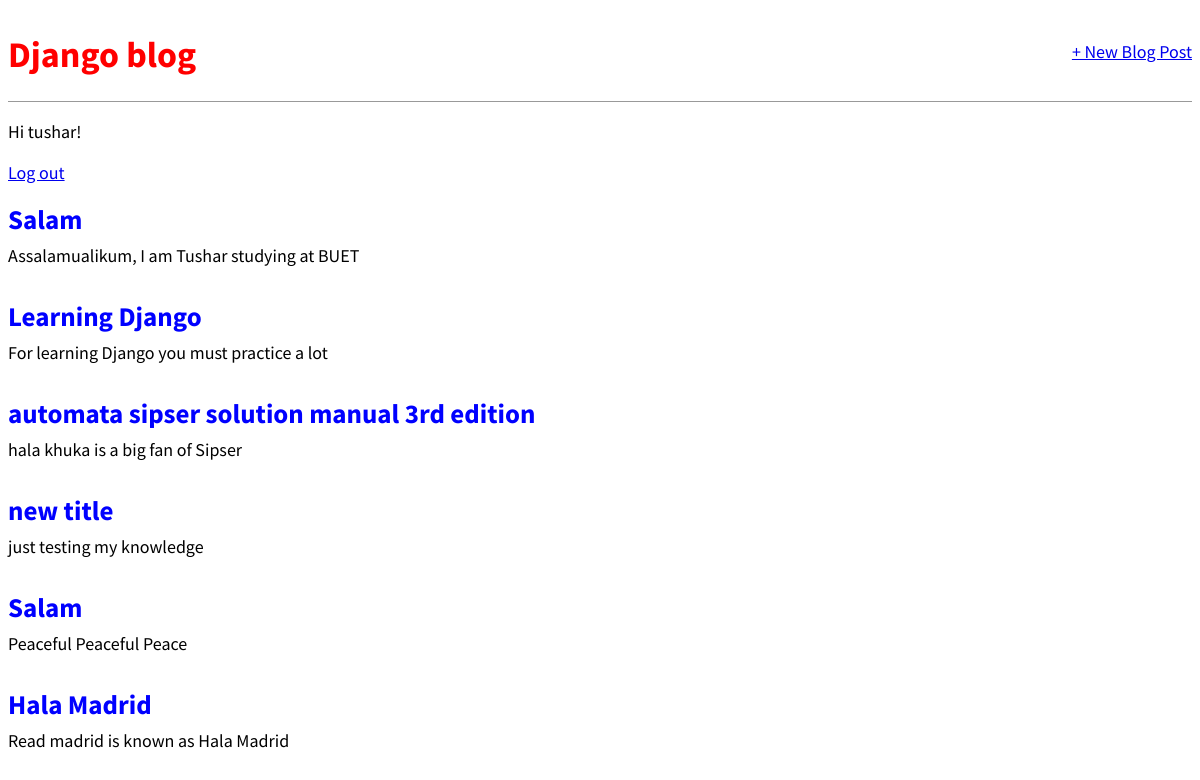
The app's page / (signed in) with its own data.
### blog/models.py (models this page shows, shortened)
class Post(models.Model):
    title = models.CharField(max_length=200)
    author = models.ForeignKey('auth.User',
                               on_delete=models.CASCADE, )
    body = models.TextField()

### blog/views.py (the view)
# urls.py: path('', BlogListView.as_view(), name='home'),
class BlogListView(ListView):
    model = Post
    template_name = 'home.html'

### templates/home.html
{% extends 'base.html' %}
{% block content %}
	{% for post in object_list %}
	 <div class = "post-entry">
	 	<h2><a href="{% url 'post_detail' post.pk %}">{{ post.title }} </a></h2>
	 	<p> {{ post.body }}</p>
	 </div>
	{% endfor %}
{% endblock content %}

### templates/base.html (shortened to what this page needs)
{% load static %}
<!DOCTYPE html>
<html>
<head>
    <link href="{% static 'css/base.css' %}" rel="stylesheet">
</head>
<body>
<div>
    <header>
        <div class="nav-left">
            <h1><a href="{% url 'home' %}">Django blog</a></h1>
        </div>
        <div class="nav-right">
            <a href="{% url 'post_new' %}">+ New Blog Post</a>
        </div>
    </header>
    {% if user.is_authenticated %}
        <p>Hi {{ user.username }}!</p>
        <p><a href="{% url 'logout' %}">Log out</a></p>
    {% else %}
        <p>You are not logged in.</p>
        <p><a href="{% url 'login' %}">Log In</a></p>
        <p><a href="{% url 'signup' %}">Sign Up</a></p>
    {% endif %}
    {% block content %}
    {% endblock content %}
</div>
</body>
</html>

### static/css/base.css (style rules this page uses)
body { font-family: 'Source Sans Pro', sans-serif; font-size: 18px; }
header { border-bottom: 1px solid #999; margin-bottom: Ǒrem; display: flex; }
header h1 a { color: red; text-decoration: none; }
.nav-left { margin-right: auto; }
.nav-right { display: flex; padding-top: 2rem; }
.post-entry { margin-bottom: 2rem; }
.post-entry h2 { margin: 0.5rem 0; }
.post-entry h2 a, .post-entry h2 a:visited { color: blue; text-decoration: none; }
.post-entry p { margin: 0; font-weight: 400; }

### records on screen
Post: title "Salam", body "Assalamualikum, I am Tushar studying at BUET"
Post: title "Learning Django", body "For learning Django you must practice a lot"
Post: title "automata sipser solution manual 3rd edition", body "hala khuka is a big fan of Sipser"
Post: title "new title", body "just testing my knowledge"
Post: title "Salam", body "Peaceful Peaceful Peace"
Post: title "Hala Madrid", body "Read madrid is known as Hala Madrid"

### other values on screen
{{ user.username }} "tushar"
